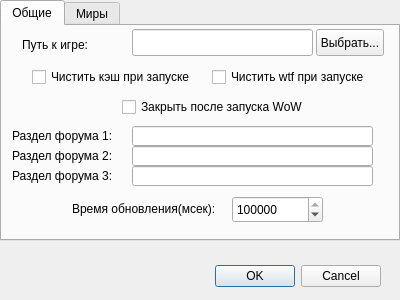
<?xml version="1.0" encoding="UTF-8"?>
<ui version="4.0">
 <class>SettingsForm</class>
 <widget class="QDialog" name="SettingsForm">
  <property name="geometry">
   <rect>
    <x>0</x>
    <y>0</y>
    <width>400</width>
    <height>300</height>
   </rect>
  </property>
  <property name="maximumSize">
   <size>
    <width>400</width>
    <height>300</height>
   </size>
  </property>
  <property name="windowTitle">
   <string>Launcher Settings</string>
  </property>
  <property name="styleSheet">
   <string notr="true">
font: 9pt &quot;Arial&quot;;
</string>
  </property>
  <widget class="QDialogButtonBox" name="buttonBox">
   <property name="geometry">
    <rect>
     <x>40</x>
     <y>260</y>
     <width>341</width>
     <height>32</height>
    </rect>
   </property>
   <property name="orientation">
    <enum>Qt::Horizontal</enum>
   </property>
   <property name="standardButtons">
    <set>QDialogButtonBox::Cancel|QDialogButtonBox::Ok</set>
   </property>
  </widget>
  <widget class="QTabWidget" name="tabWidget">
   <property name="geometry">
    <rect>
     <x>0</x>
     <y>0</y>
     <width>400</width>
     <height>241</height>
    </rect>
   </property>
   <property name="currentIndex">
    <number>0</number>
   </property>
   <widget class="QWidget" name="global">
    <attribute name="title">
     <string>Общие</string>
    </attribute>
    <widget class="QLabel" name="label">
     <property name="geometry">
      <rect>
       <x>20</x>
       <y>10</y>
       <width>91</width>
       <height>17</height>
      </rect>
     </property>
     <property name="text">
      <string>Путь к игре:</string>
     </property>
    </widget>
    <widget class="QLineEdit" name="gamePath">
     <property name="geometry">
      <rect>
       <x>130</x>
       <y>3</y>
       <width>181</width>
       <height>27</height>
      </rect>
     </property>
    </widget>
    <widget class="QPushButton" name="browseButton">
     <property name="geometry">
      <rect>
       <x>314</x>
       <y>3</y>
       <width>68</width>
       <height>27</height>
      </rect>
     </property>
     <property name="text">
      <string>Выбрать...</string>
     </property>
    </widget>
    <widget class="QCheckBox" name="cacheCheck">
     <property name="geometry">
      <rect>
       <x>30</x>
       <y>40</y>
       <width>171</width>
       <height>22</height>
      </rect>
     </property>
     <property name="text">
      <string>Чистить кэш при запуске</string>
     </property>
    </widget>
    <widget class="QCheckBox" name="wtfCheck">
     <property name="geometry">
      <rect>
       <x>210</x>
       <y>40</y>
       <width>171</width>
       <height>22</height>
      </rect>
     </property>
     <property name="text">
      <string>Чистить wtf при запуске</string>
     </property>
    </widget>
    <widget class="QLabel" name="label_2">
     <property name="geometry">
      <rect>
       <x>70</x>
       <y>174</y>
       <width>161</width>
       <height>17</height>
      </rect>
     </property>
     <property name="text">
      <string>Время обновления(мсек):</string>
     </property>
    </widget>
    <widget class="QSpinBox" name="updateTime">
     <property name="geometry">
      <rect>
       <x>230</x>
       <y>170</y>
       <width>91</width>
       <height>27</height>
      </rect>
     </property>
     <property name="maximum">
      <number>10000000</number>
     </property>
     <property name="value">
      <number>300000</number>
     </property>
    </widget>
    <widget class="QLabel" name="label_3">
     <property name="geometry">
      <rect>
       <x>10</x>
       <y>100</y>
       <width>111</width>
       <height>20</height>
      </rect>
     </property>
     <property name="text">
      <string>Раздел форума 1:</string>
     </property>
    </widget>
    <widget class="QLabel" name="label_4">
     <property name="geometry">
      <rect>
       <x>10</x>
       <y>120</y>
       <width>111</width>
       <height>20</height>
      </rect>
     </property>
     <property name="text">
      <string>Раздел форума 2:</string>
     </property>
    </widget>
    <widget class="QLabel" name="label_5">
     <property name="geometry">
      <rect>
       <x>10</x>
       <y>140</y>
       <width>111</width>
       <height>20</height>
      </rect>
     </property>
     <property name="text">
      <string>Раздел форума 3:</string>
     </property>
    </widget>
    <widget class="QLineEdit" name="forum1">
     <property name="geometry">
      <rect>
       <x>130</x>
       <y>100</y>
       <width>241</width>
       <height>20</height>
      </rect>
     </property>
    </widget>
    <widget class="QLineEdit" name="forum2">
     <property name="geometry">
      <rect>
       <x>130</x>
       <y>120</y>
       <width>241</width>
       <height>20</height>
      </rect>
     </property>
    </widget>
    <widget class="QLineEdit" name="forum3">
     <property name="geometry">
      <rect>
       <x>130</x>
       <y>140</y>
       <width>241</width>
       <height>20</height>
      </rect>
     </property>
    </widget>
    <widget class="QCheckBox" name="exitCheck">
     <property name="geometry">
      <rect>
       <x>120</x>
       <y>70</y>
       <width>201</width>
       <height>22</height>
      </rect>
     </property>
     <property name="text">
      <string>Закрыть после запуска WoW</string>
     </property>
    </widget>
   </widget>
   <widget class="QWidget" name="realms">
    <attribute name="title">
     <string>Миры</string>
    </attribute>
    <widget class="QComboBox" name="realmsCombo">
     <property name="geometry">
      <rect>
       <x>80</x>
       <y>40</y>
       <width>141</width>
       <height>27</height>
      </rect>
     </property>
    </widget>
    <widget class="QPushButton" name="deleteButton">
     <property name="geometry">
      <rect>
       <x>230</x>
       <y>40</y>
       <width>71</width>
       <height>27</height>
      </rect>
     </property>
     <property name="text">
      <string>Удалить</string>
     </property>
    </widget>
    <widget class="QLineEdit" name="realmName">
     <property name="geometry">
      <rect>
       <x>30</x>
       <y>120</y>
       <width>131</width>
       <height>27</height>
      </rect>
     </property>
    </widget>
    <widget class="QLineEdit" name="realmUrl">
     <property name="geometry">
      <rect>
       <x>170</x>
       <y>120</y>
       <width>141</width>
       <height>27</height>
      </rect>
     </property>
    </widget>
    <widget class="QPushButton" name="addButton">
     <property name="geometry">
      <rect>
       <x>320</x>
       <y>120</y>
       <width>63</width>
       <height>27</height>
      </rect>
     </property>
     <property name="text">
      <string>Добавить</string>
     </property>
    </widget>
    <widget class="QLabel" name="label_6">
     <property name="geometry">
      <rect>
       <x>50</x>
       <y>100</y>
       <width>94</width>
       <height>17</height>
      </rect>
     </property>
     <property name="text">
      <string>Название мира</string>
     </property>
     <property name="alignment">
      <set>Qt::AlignCenter</set>
     </property>
    </widget>
    <widget class="QLabel" name="label_7">
     <property name="geometry">
      <rect>
       <x>200</x>
       <y>100</y>
       <width>81</width>
       <height>17</height>
      </rect>
     </property>
     <property name="text">
      <string>Адрес мира</string>
     </property>
     <property name="alignment">
      <set>Qt::AlignCenter</set>
     </property>
    </widget>
   </widget>
  </widget>
 </widget>
 <resources/>
 <connections>
  <connection>
   <sender>buttonBox</sender>
   <signal>accepted()</signal>
   <receiver>SettingsForm</receiver>
   <slot>accept()</slot>
   <hints>
    <hint type="sourcelabel">
     <x>248</x>
     <y>254</y>
    </hint>
    <hint type="destinationlabel">
     <x>157</x>
     <y>274</y>
    </hint>
   </hints>
  </connection>
  <connection>
   <sender>buttonBox</sender>
   <signal>rejected()</signal>
   <receiver>SettingsForm</receiver>
   <slot>reject()</slot>
   <hints>
    <hint type="sourcelabel">
     <x>316</x>
     <y>260</y>
    </hint>
    <hint type="destinationlabel">
     <x>286</x>
     <y>274</y>
    </hint>
   </hints>
  </connection>
 </connections>
</ui>
